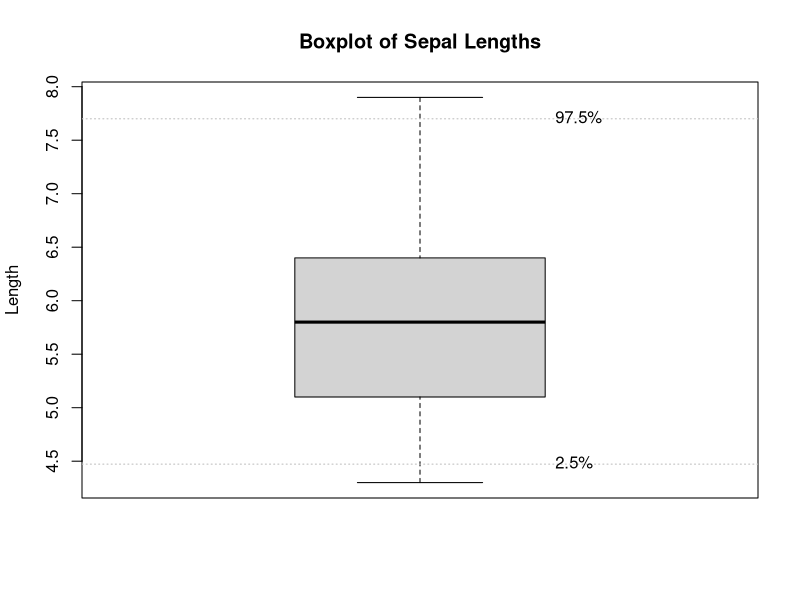
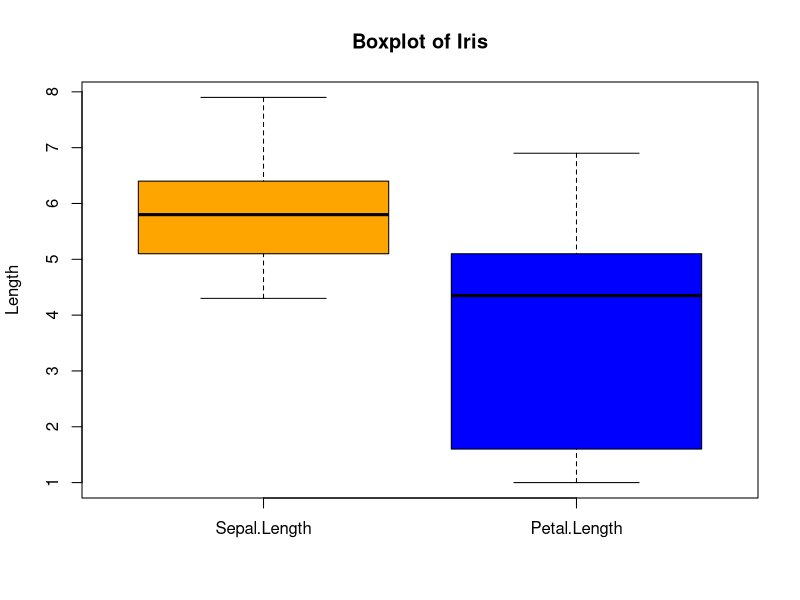

R code for these plots, in order:
### mean, median, mode, variance, standard deviation, range ###

mean(iris$Sepal.Length) #taking mean of "Sepal.Length" column in "iris" dataframe
mean(c(iris$Sepal.Length, iris$Sepal.Width)) #taking mean of "Sepal.Length" and "Sepal.Width" columns in "iris" dataframe

aggregate(iris[1:2], iris[5], mean) #taking mean of column 1 to 2 with grouping by column 5
aggregate(c(iris["Sepal.Length"], iris["Sepal.Width"]), iris["Species"], mean) #using column name to express

apply(iris[1:2], MARGIN = 2, FUN = mean) #taking mean of column 1 to 2

# MARGIN = 1: acting function on rows
# MARGIN = 2: acting function on columns
# MARGIN = c(1, 2): acting function on both rows and columns

# FUN: tells which function to apply, including built functions (mean, median, sum, min, max, etc.) and user-defined functions

lapply(iris[1:2], FUN = mean) #returning as a list
sapply(iris[1:2], FUN = mean) #returning as a vector or matrix
tapply(iris$Sepal.Length, iris$Species, FUN = mean) #returning as a table

# other functions:
# median                "median"
# mode                  "mode"
# variance              "var"
# standard deviation    "sd"
# range                 "range"
# percentile            "quantile"

# plotting percentile (box plot)
# single box plot
boxplot(iris$Sepal.Length, main = "Boxplot of Sepal Lengths", ylab = "Length")

quantiles <- quantile(iris$Sepal.Length, probs = c(0.025, 0.975))
abline(h = quantiles, col = "gray", lty = 3)
text(x = 1.2, y = quantiles, labels = c("2.5%", "97.5%"), pos = 4)

# multiple box plots
boxplot(iris[, c("Sepal.Length", "Petal.Length")], main = "Boxplot of Iris", ylab = "Length", col = c("orange", "blue"))
